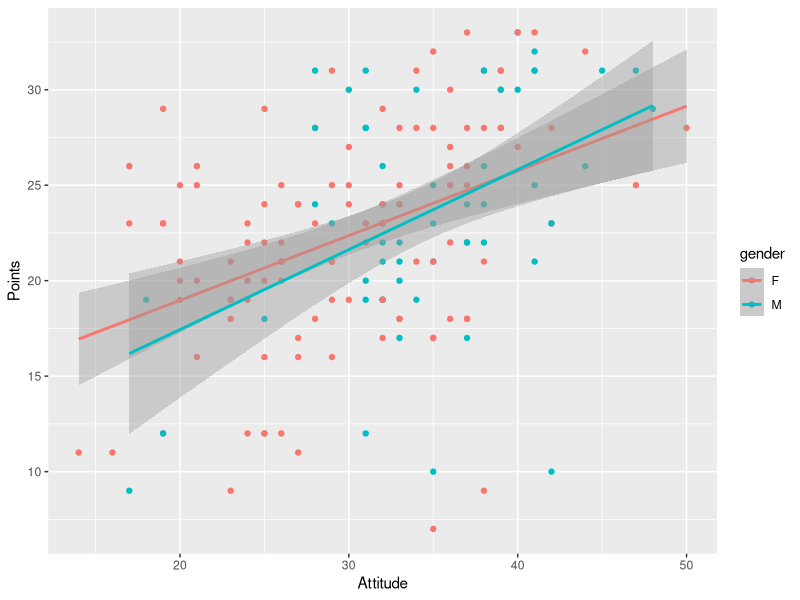
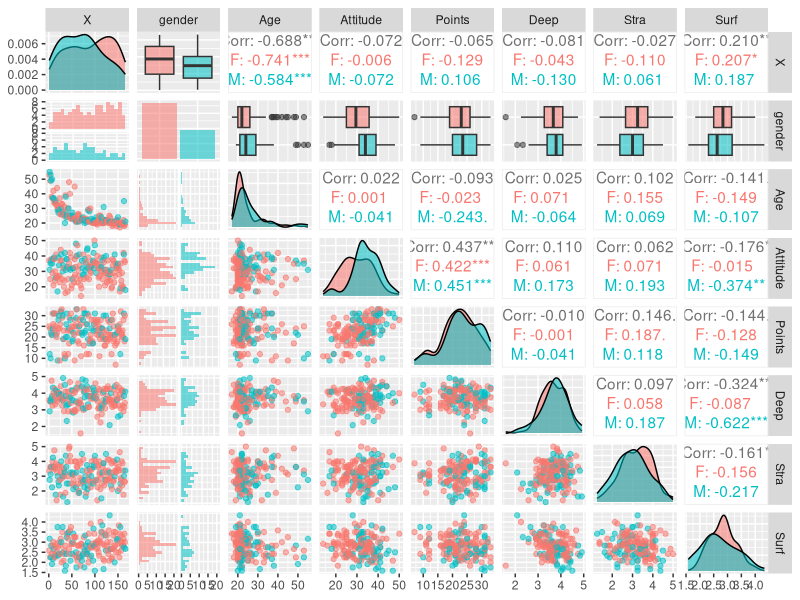
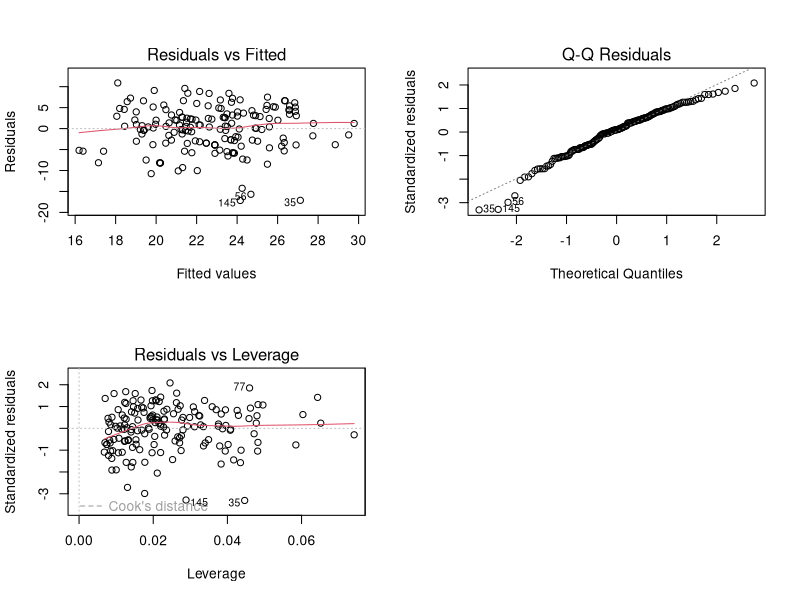

Generate these figures, in order, with R:
## ---- chunk 1
data <- read.csv("learing_2019.csv")

#Summary
summary(data)

#Access ggplot and GGally
library(ggplot2)
install.packages("ggplot2")
library(GGally)
install.packages("GGally")

#Creating graphics
p1 <- ggplot(data, aes(x = Attitude, y = Points, col = gender))

#and fitting linear model
p2 <- p1 + geom_point() + geom_smooth(method = "lm")
p2
## ---- chunk 2
#Correlations

p <- ggpairs(data, mapping = aes(col = gender, alpha = 0.3), lower = list(combo = wrap("facethist", bins = 20)))
p
     
## Regression model with multible explanatory variables
my_model <- lm(Points ~ Attitude + Stra + Surf, data = data)

# Summary of the model
summary(my_model)

## ---- chunk 3
# drawing diagnostic plots using the plot() function. Residuals vs Fitted values, Normal QQ-plot and Residuals vs Leverage.

par(mfrow = c(2,2))
plot(my_model, which = c(1,2,5))

